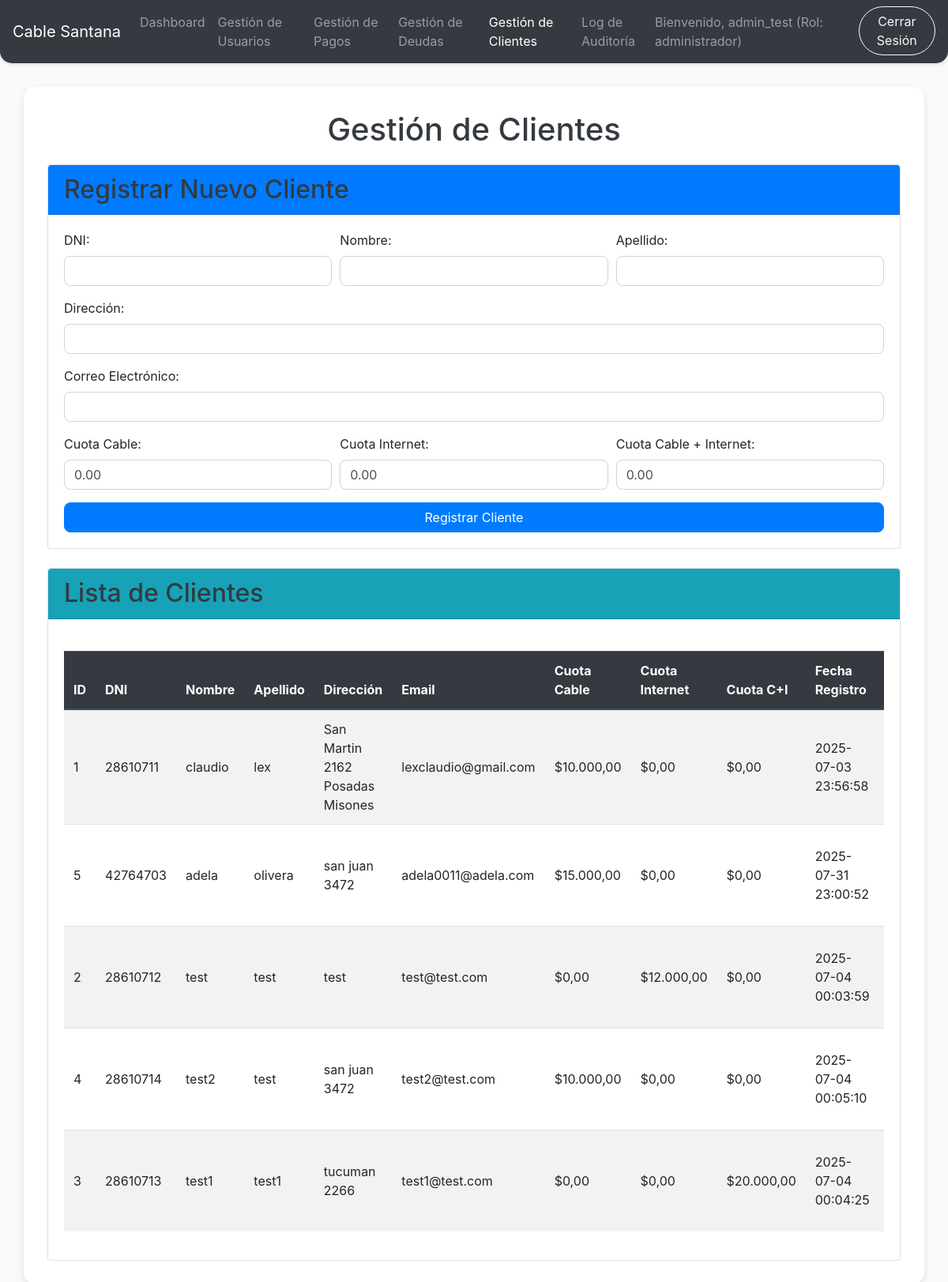
/clients_ui.php (signed in), run on the app's committed database.
### tables this page shows
CREATE TABLE `cliente` (
  `id` int(11) NOT NULL,
  `dni` varchar(20) NOT NULL,
  `nombre` varchar(100) NOT NULL,
  `apellido` varchar(100) NOT NULL,
  `direccion` varchar(255) DEFAULT NULL,
  `correo_electronico` varchar(100) DEFAULT NULL,
  `fecha_registro` timestamp NOT NULL DEFAULT current_timestamp(),
  `cuotacable` decimal(10,2) DEFAULT 0.00,
  `cuotainternet` decimal(10,2) DEFAULT 0.00,
  `cuotacableinternet` decimal(10,2) DEFAULT 0.00
);

### client_model.php (called while the page is built, shortened)
<?php
function getAllClients() {
    $conn = connectDB();
    $sql = "SELECT * FROM cliente ORDER BY apellido, nombre";
    $result = $conn->query($sql);
    $clients = [];
    if ($result->num_rows > 0) {
        while ($row = $result->fetch_assoc()) {
            $clients[] = $row;
        }
    }
    return $clients;
}

### clients_ui.php (the view, shortened to what this page needs)
<?php
require_once 'client_model.php';
$clients = getAllClients();
?>
<!DOCTYPE html>
<html lang="es">
<head>
    <link rel="stylesheet" href="https://stackpath.bootstrapcdn.com/bootstrap/4.5.2/css/bootstrap.min.css">
    <link rel="stylesheet" href="https://cdnjs.cloudflare.com/ajax/libs/font-awesome/5.15.1/css/all.min.css">
</head>
<body>
    <nav class="navbar navbar-expand-lg navbar-dark bg-dark">
        <a class="navbar-brand" href="dashboard.php">Cable Santana</a>
        <div class="collapse navbar-collapse" id="navbarNav">
            <ul class="navbar-nav mr-auto">
                <li class="nav-item">
                    <a class="nav-link" href="dashboard.php">Dashboard</a>
                </li>
                <li class="nav-item">
                    <a class="nav-link" href="users_ui.php">Gestión de Usuarios</a>
                </li>
                <li class="nav-item">
                    <a class="nav-link" href="payments_ui.php">Gestión de Pagos</a>
                </li>
                <li class="nav-item">
                    <a class="nav-link" href="debts_ui.php">Gestión de Deudas</a>
                </li>
                <li class="nav-item active">
                    <a class="nav-link" href="clients_ui.php">Gestión de Clientes <span class="sr-only">(current)</span></a>
                </li>
                <?php if ($_SESSION['rol'] === 'administrador'): ?>
                <li class="nav-item">
                    <a class="nav-link" href="audit_ui.php">Log de Auditoría</a>
                </li>
                <?php endif; ?>
            </ul>
            <ul class="navbar-nav ml-auto">
                <li class="nav-item">
                    <span class="navbar-text mr-3">
                        Bienvenido, <?php echo htmlspecialchars($_SESSION['username']); ?> (Rol: <?php echo htmlspecialchars($_SESSION['rol']); ?>)
                    </span>
                </li>
                <li class="nav-item">
                    <a class="btn btn-outline-light rounded-pill" href="logout.php">Cerrar Sesión</a>
                </li>
            </ul>
        </div>
    </nav>
    <div class="container">
        <h1 class="text-center">Gestión de Clientes</h1>
        <div class="card mb-4">
            <div class="card-header bg-primary text-white rounded-top">
                <h2 class="mb-0">Registrar Nuevo Cliente</h2>
            </div>
            <div class="card-body">
                <form action="clients_ui.php" method="POST">
                    <div class="form-row">
                        <div class="form-group col-md-4">
                            <label for="dni">DNI:</label>
                            <input type="text" class="form-control" id="dni" name="dni" required>
                        </div>
                        <div class="form-group col-md-4">
                            <label for="nombre">Nombre:</label>
                            <input type="text" class="form-control" id="nombre" name="nombre" required>
                        </div>
                        <div class="form-group col-md-4">
                            <label for="apellido">Apellido:</label>
                            <input type="text" class="form-control" id="apellido" name="apellido" required>
                        </div>
                    </div>
                    <div class="form-group">
                        <label for="direccion">Dirección:</label>
                        <input type="text" class="form-control" id="direccion" name="direccion">
                    </div>
                    <div class="form-group">
                        <label for="correo_electronico">Correo Electrónico:</label>
                        <input type="email" class="form-control" id="correo_electronico" name="correo_electronico">
                    </div>
                    <div class="form-row">
                        <div class="form-group col-md-4">
                            <label for="cuotacable">Cuota Cable:</label>
                            <input type="number" step="0.01" class="form-control" id="cuotacable" name="cuotacable" value="0.00" min="0">
                        </div>
                        <div class="form-group col-md-4">
                            <label for="cuotainternet">Cuota Internet:</label>
                            <input type="number" step="0.01" class="form-control" id="cuotainternet" name="cuotainternet" value="0.00" min="0">
                        </div>
                        <div class="form-group col-md-4">
                            <label for="cuotacableinternet">Cuota Cable + Internet:</label>
                            <input type="number" step="0.01" class="form-control" id="cuotacableinternet" name="cuotacableinternet" value="0.00" min="0">
                        </div>
                    </div>
                    <button type="submit" class="btn btn-primary btn-block">Registrar Cliente</button>
                </form>
            </div>
        </div>
        <div class="card">
            <div class="card-header bg-info text-white rounded-top">
                <h2 class="mb-0">Lista de Clientes</h2>
            </div>
            <div class="card-body">
                <?php if (!empty($clients)): ?>
                    <div class="table-responsive">
                        <table class="table table-striped table-hover">
                            <thead class="thead-dark">
                                <tr>
                                    <th>ID</th>
                                    <th>DNI</th>
                                    <th>Nombre</th>
                                    <th>Apellido</th>
                                    <th>Dirección</th>
                                    <th>Email</th>
                                    <th>Cuota Cable</th>
                                    <th>Cuota Internet</th>
                                    <th>Cuota C+I</th>
                                    <th>Fecha Registro</th>
                                    <th>Acciones</th>
                                </tr>
                            </thead>
                            <tbody>
                                <?php foreach ($clients as $client): ?>
                                    <tr>
                                        <td><?php echo htmlspecialchars($client['id']); ?></td>
                                        <td><?php echo htmlspecialchars($client['dni']); ?></td>
                                        <td><?php echo htmlspecialchars($client['nombre']); ?></td>
                                        <td><?php echo htmlspecialchars($client['apellido']); ?></td>
                                        <td><?php echo htmlspecialchars($client['direccion'] ?? 'N/A'); ?></td>
                                        <td><?php echo htmlspecialchars($client['correo_electronico'] ?? 'N/A'); ?></td>
                                        <td>$<?php echo number_format(htmlspecialchars($client['cuotacable']), 2, ',', '.'); ?></td>
                                        <td>$<?php echo number_format(htmlspecialchars($client['cuotainternet']), 2, ',', '.'); ?></td>
                                        <td>$<?php echo number_format(htmlspecialchars($client['cuotacableinternet']), 2, ',', '.'); ?></td>
                                        <td><?php echo htmlspecialchars($client['fecha_registro']); ?></td>
                                        <td>
                                        </td>
                                    </tr>
                                <?php endforeach; ?>
                            </tbody>
                        </table>
                    </div>
                <?php else: ?>
                    <p class="text-center">No hay clientes registrados.</p>
                <?php endif; ?>
            </div>
        </div>
    </div>
</body>
</html>

### clients_ui.php (style rules this page uses)
body { font-family: 'Inter', sans-serif; background-color: #f8f9fa; }
.container { margin-top: 30px; margin-bottom: 30px; background-color: #ffffff; padding: 30px; border-radius: 15px; box-shadow: 0 4px 8px rgba(0,0,0,0.1); }
h1, h2 { color: #343a40; margin-bottom: 20px; }
.form-control, .btn { border-radius: 8px; }
.btn-primary { background-color: #007bff; border-color: #007bff; }
.table th, .table td { vertical-align: middle; }
.table-responsive { margin-top: 20px; }
.navbar { border-radius: 0 0 15px 15px; box-shadow: 0 2px 4px rgba(0,0,0,0.1); }

### data on the page
cliente: id "1", dni "28610711", nombre "claudio", apellido "lex", direccion "San Martin 2162 Posadas Misones", correo_electronico "lexclaudio@gmail.com", cuotacable "10.000,00", cuotainternet "0,00", cuotacableinternet "0,00", fecha_registro "2025-07-03 23:56:58"
cliente: id "5", dni "42764703", nombre "adela", apellido "olivera", direccion "san juan 3472", correo_electronico "adela0011@adela.com", cuotacable "15.000,00", cuotainternet "0,00", cuotacableinternet "0,00", fecha_registro "2025-07-31 23:00:52"
cliente: id "2", dni "28610712", nombre "test", apellido "test", direccion "test", correo_electronico "test@test.com", cuotacable "0,00", cuotainternet "12.000,00", cuotacableinternet "0,00", fecha_registro "2025-07-04 00:03:59"
cliente: id "4", dni "28610714", nombre "test2", apellido "test", direccion "san juan 3472", correo_electronico "test2@test.com", cuotacable "10.000,00", cuotainternet "0,00", cuotacableinternet "0,00", fecha_registro "2025-07-04 00:05:10"
cliente: id "3", dni "28610713", nombre "test1", apellido "test1", direccion "tucuman 2266", correo_electronico "test1@test.com", cuotacable "0,00", cuotainternet "0,00", cuotacableinternet "20.000,00", fecha_registro "2025-07-04 00:04:25"

### other printed values
$_SESSION['username'] "admin_test"
$_SESSION['rol'] "administrador"
